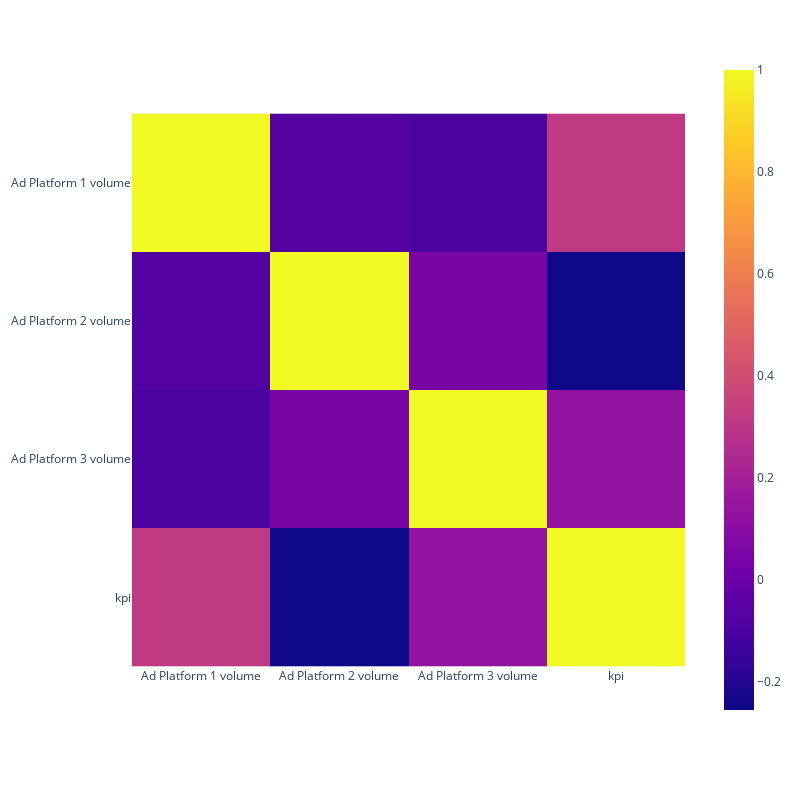

Notebook code for this chart:
### Code cell
px.imshow(corr_df.corr(), width=800, height=800)

### Figure 1 — Plotly figure (JSON) as saved in the notebook; plotly's stock layout.template omitted (floating-point values rounded to 4 significant figures)
{"data": [{"coloraxis": "coloraxis", "hovertemplate": "x: %{x}<br>y: %{y}<br>color: %{z}<extra></extra>", "name": "0", "type": "heatmap", "x": ["Ad Platform 1 volume", "Ad Platform 2 volume", "Ad Platform 3 volume", "kpi"], "xaxis": "x", "y": ["Ad Platform 1 volume", "Ad Platform 2 volume", "Ad Platform 3 volume", "kpi"], "yaxis": "y", "z": [[1, -0.07402, -0.101, 0.317], [-0.07402, 1, 0.04651, -0.2561], [-0.101, 0.04651, 1, 0.1326], [0.317, -0.2561, 0.1326, 1]]}], "layout": {"coloraxis": {"colorscale": [[0, "#0d0887"], [0.1111, "#46039f"], [0.2222, "#7201a8"], [0.3333, "#9c179e"], [0.4444, "#bd3786"], [0.5556, "#d8576b"], [0.6667, "#ed7953"], [0.7778, "#fb9f3a"], [0.8889, "#fdca26"], [1, "#f0f921"]]}, "height": 800, "margin": {"t": 60}, "width": 800, "xaxis": {"anchor": "y", "autorange": true, "constrain": "domain", "domain": [0.0009025, 0.9991], "range": [-0.5, 3.5], "scaleanchor": "y", "type": "category"}, "yaxis": {"anchor": "x", "autorange": true, "constrain": "domain", "domain": [0.08106, 0.9189], "range": [3.5, -0.5], "type": "category"}}}
